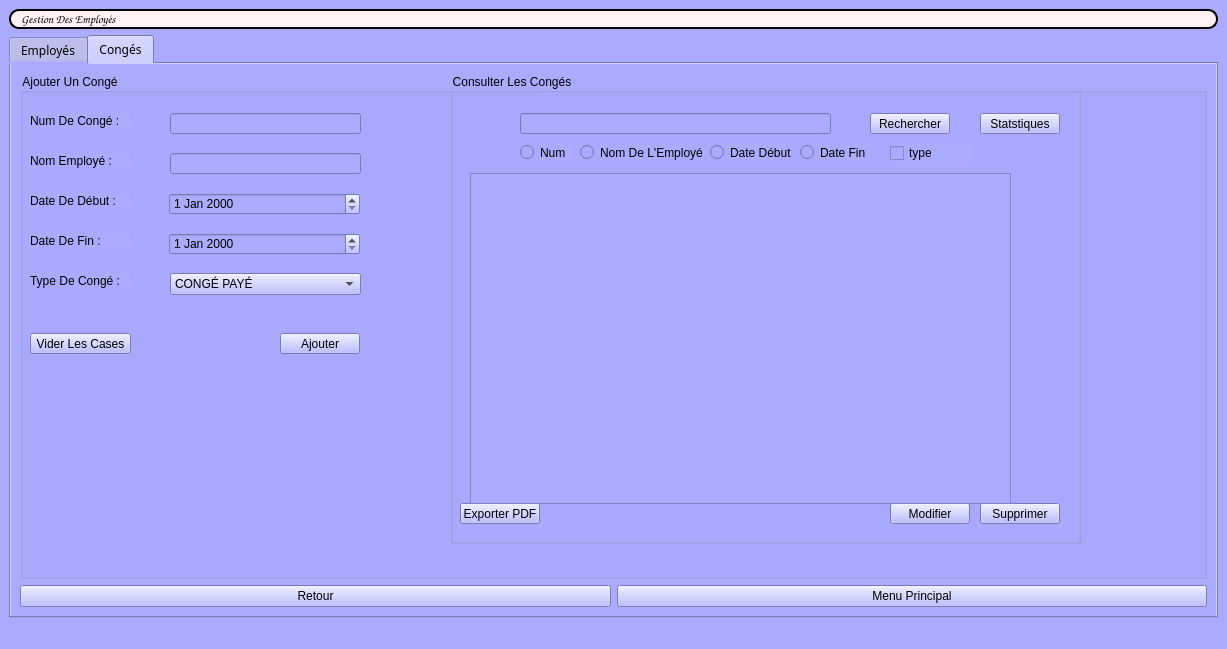
<?xml version="1.0" encoding="UTF-8"?>
<ui version="4.0">
 <class>GestionRH</class>
 <widget class="QMainWindow" name="GestionRH">
  <property name="geometry">
   <rect>
    <x>0</x>
    <y>0</y>
    <width>1227</width>
    <height>649</height>
   </rect>
  </property>
  <property name="windowTitle">
   <string>MainWindow</string>
  </property>
  <property name="styleSheet">
   <string notr="true">background-color: rgb(0, 0, 0);
background-color: rgb(170, 170, 255);</string>
  </property>
  <widget class="QWidget" name="centralwidget">
   <layout class="QGridLayout" name="gridLayout">
    <item row="1" column="0">
     <widget class="QLabel" name="label">
      <property name="font">
       <font>
        <family>Comic Sans MS</family>
        <weight>75</weight>
        <italic>false</italic>
        <bold>true</bold>
       </font>
      </property>
      <property name="styleSheet">
       <string notr="true">border: 2px solid black;
border-radius: 10px;
padding: 0 8px;
background: #FFF0F5;
font: bold, &quot;Comic Sans MS&quot;;;
text-align:center;</string>
      </property>
      <property name="text">
       <string>Gestion Des Employés</string>
      </property>
     </widget>
    </item>
    <item row="2" column="0">
     <widget class="QTabWidget" name="tabWidget">
      <property name="font">
       <font>
        <family>Poppins Medium</family>
       </font>
      </property>
      <property name="autoFillBackground">
       <bool>false</bool>
      </property>
      <property name="styleSheet">
       <string notr="true"/>
      </property>
      <property name="currentIndex">
       <number>1</number>
      </property>
      <widget class="QWidget" name="tab_employe">
       <attribute name="title">
        <string>Employés</string>
       </attribute>
       <layout class="QGridLayout" name="gridLayout_3" columnstretch="1,0">
        <item row="1" column="1">
         <widget class="QPushButton" name="pushButtonMenu">
          <property name="text">
           <string>Menu Principal</string>
          </property>
         </widget>
        </item>
        <item row="0" column="0" colspan="2">
         <widget class="QGroupBox" name="ajout_employe">
          <property name="title">
           <string>Ajouter Un Employé</string>
          </property>
          <widget class="QLabel" name="label_2">
           <property name="geometry">
            <rect>
             <x>10</x>
             <y>40</y>
             <width>101</width>
             <height>16</height>
            </rect>
           </property>
           <property name="font">
            <font>
             <family>Poppins Medium</family>
            </font>
           </property>
           <property name="text">
            <string>ID :</string>
           </property>
          </widget>
          <widget class="QLineEdit" name="lineEditID">
           <property name="geometry">
            <rect>
             <x>150</x>
             <y>40</y>
             <width>191</width>
             <height>21</height>
            </rect>
           </property>
          </widget>
          <widget class="QLineEdit" name="lineEditNom">
           <property name="geometry">
            <rect>
             <x>150</x>
             <y>80</y>
             <width>191</width>
             <height>21</height>
            </rect>
           </property>
          </widget>
          <widget class="QLabel" name="label_3">
           <property name="geometry">
            <rect>
             <x>10</x>
             <y>80</y>
             <width>91</width>
             <height>16</height>
            </rect>
           </property>
           <property name="text">
            <string>Nom &amp; Prénom :</string>
           </property>
          </widget>
          <widget class="QDateEdit" name="dateEditAdhesion">
           <property name="geometry">
            <rect>
             <x>150</x>
             <y>120</y>
             <width>191</width>
             <height>22</height>
            </rect>
           </property>
          </widget>
          <widget class="QLabel" name="label_4">
           <property name="geometry">
            <rect>
             <x>10</x>
             <y>120</y>
             <width>111</width>
             <height>16</height>
            </rect>
           </property>
           <property name="text">
            <string>Date D'Adhésion :</string>
           </property>
          </widget>
          <widget class="QLabel" name="label_5">
           <property name="geometry">
            <rect>
             <x>10</x>
             <y>160</y>
             <width>101</width>
             <height>16</height>
            </rect>
           </property>
           <property name="text">
            <string>Sexe :</string>
           </property>
          </widget>
          <widget class="QComboBox" name="comboBoxSexe">
           <property name="geometry">
            <rect>
             <x>150</x>
             <y>160</y>
             <width>191</width>
             <height>22</height>
            </rect>
           </property>
           <property name="currentText">
            <string>Homme</string>
           </property>
           <item>
            <property name="text">
             <string>Homme</string>
            </property>
           </item>
           <item>
            <property name="text">
             <string>Femme</string>
            </property>
           </item>
           <item>
            <property name="text">
             <string>Autre</string>
            </property>
           </item>
          </widget>
          <widget class="QLabel" name="label_7">
           <property name="geometry">
            <rect>
             <x>0</x>
             <y>210</y>
             <width>131</width>
             <height>16</height>
            </rect>
           </property>
           <property name="text">
            <string>Numero De Téléphone :</string>
           </property>
          </widget>
          <widget class="QLineEdit" name="lineEditNum">
           <property name="geometry">
            <rect>
             <x>150</x>
             <y>210</y>
             <width>191</width>
             <height>21</height>
            </rect>
           </property>
          </widget>
          <widget class="QLineEdit" name="lineEditMail">
           <property name="geometry">
            <rect>
             <x>150</x>
             <y>250</y>
             <width>191</width>
             <height>21</height>
            </rect>
           </property>
          </widget>
          <widget class="QLabel" name="label_8">
           <property name="geometry">
            <rect>
             <x>10</x>
             <y>250</y>
             <width>121</width>
             <height>16</height>
            </rect>
           </property>
           <property name="text">
            <string>Adresse E-Mail :</string>
           </property>
          </widget>
          <widget class="QLabel" name="label_9">
           <property name="geometry">
            <rect>
             <x>10</x>
             <y>300</y>
             <width>47</width>
             <height>13</height>
            </rect>
           </property>
           <property name="text">
            <string>Salaire :</string>
           </property>
          </widget>
          <widget class="QLineEdit" name="lineEditSalaire">
           <property name="geometry">
            <rect>
             <x>150</x>
             <y>290</y>
             <width>191</width>
             <height>21</height>
            </rect>
           </property>
          </widget>
          <widget class="QPushButton" name="pushButtonAjouterEmploye">
           <property name="geometry">
            <rect>
             <x>260</x>
             <y>360</y>
             <width>80</width>
             <height>21</height>
            </rect>
           </property>
           <property name="text">
            <string>Ajouter</string>
           </property>
          </widget>
          <widget class="QPushButton" name="pushButtonVider">
           <property name="geometry">
            <rect>
             <x>10</x>
             <y>360</y>
             <width>101</width>
             <height>21</height>
            </rect>
           </property>
           <property name="text">
            <string>Vider Les Cases</string>
           </property>
          </widget>
          <widget class="QGroupBox" name="consulter_employe">
           <property name="geometry">
            <rect>
             <x>410</x>
             <y>0</y>
             <width>671</width>
             <height>471</height>
            </rect>
           </property>
           <property name="title">
            <string>Consulter Les Employés</string>
           </property>
           <widget class="QLineEdit" name="lineEditChercher">
            <property name="geometry">
             <rect>
              <x>10</x>
              <y>40</y>
              <width>311</width>
              <height>21</height>
             </rect>
            </property>
           </widget>
           <widget class="QPushButton" name="pushButtonRechercher">
            <property name="geometry">
             <rect>
              <x>440</x>
              <y>40</y>
              <width>80</width>
              <height>21</height>
             </rect>
            </property>
            <property name="text">
             <string>Rechercher</string>
            </property>
           </widget>
           <widget class="QPushButton" name="pushButtonStats">
            <property name="geometry">
             <rect>
              <x>530</x>
              <y>40</y>
              <width>80</width>
              <height>21</height>
             </rect>
            </property>
            <property name="text">
             <string>Statstiques</string>
            </property>
           </widget>
           <widget class="QPushButton" name="pushButtonSupprimer">
            <property name="geometry">
             <rect>
              <x>500</x>
              <y>430</y>
              <width>80</width>
              <height>21</height>
             </rect>
            </property>
            <property name="text">
             <string>Supprimer</string>
            </property>
           </widget>
           <widget class="QPushButton" name="pushButtonModifier">
            <property name="geometry">
             <rect>
              <x>410</x>
              <y>430</y>
              <width>80</width>
              <height>21</height>
             </rect>
            </property>
            <property name="text">
             <string>Modifier</string>
            </property>
            <property name="checkable">
             <bool>true</bool>
            </property>
           </widget>
           <widget class="QPushButton" name="pushButtonPDF">
            <property name="geometry">
             <rect>
              <x>10</x>
              <y>430</y>
              <width>80</width>
              <height>21</height>
             </rect>
            </property>
            <property name="text">
             <string>Exporter PDF</string>
            </property>
           </widget>
           <widget class="QTableView" name="tableViewEmploye">
            <property name="geometry">
             <rect>
              <x>10</x>
              <y>100</y>
              <width>571</width>
              <height>321</height>
             </rect>
            </property>
           </widget>
           <widget class="QComboBox" name="comboBoxCritaire">
            <property name="geometry">
             <rect>
              <x>330</x>
              <y>40</y>
              <width>101</width>
              <height>22</height>
             </rect>
            </property>
            <item>
             <property name="text">
              <string/>
             </property>
            </item>
            <item>
             <property name="text">
              <string>nom</string>
             </property>
            </item>
            <item>
             <property name="text">
              <string>sexe</string>
             </property>
            </item>
            <item>
             <property name="text">
              <string>id</string>
             </property>
            </item>
            <item>
             <property name="text">
              <string>combinaison</string>
             </property>
            </item>
           </widget>
           <widget class="QRadioButton" name="radioButtonHomme">
            <property name="geometry">
             <rect>
              <x>20</x>
              <y>70</y>
              <width>71</width>
              <height>19</height>
             </rect>
            </property>
            <property name="text">
             <string>Homme</string>
            </property>
           </widget>
           <widget class="QRadioButton" name="radioButtonFemme">
            <property name="geometry">
             <rect>
              <x>110</x>
              <y>70</y>
              <width>61</width>
              <height>19</height>
             </rect>
            </property>
            <property name="text">
             <string>Femme</string>
            </property>
           </widget>
           <widget class="QDateEdit" name="date_recherche">
            <property name="geometry">
             <rect>
              <x>260</x>
              <y>70</y>
              <width>121</width>
              <height>22</height>
             </rect>
            </property>
           </widget>
           <widget class="QCheckBox" name="checkBoxDate">
            <property name="geometry">
             <rect>
              <x>210</x>
              <y>70</y>
              <width>51</width>
              <height>19</height>
             </rect>
            </property>
            <property name="text">
             <string>Date</string>
            </property>
           </widget>
           <widget class="QPushButton" name="pushButtonTrier">
            <property name="geometry">
             <rect>
              <x>180</x>
              <y>420</y>
              <width>93</width>
              <height>28</height>
             </rect>
            </property>
            <property name="text">
             <string>trier</string>
            </property>
           </widget>
           <widget class="QCheckBox" name="checkBoxSexe">
            <property name="geometry">
             <rect>
              <x>510</x>
              <y>70</y>
              <width>83</width>
              <height>20</height>
             </rect>
            </property>
            <property name="text">
             <string>sex</string>
            </property>
           </widget>
           <widget class="QCheckBox" name="checkBoxNom">
            <property name="geometry">
             <rect>
              <x>410</x>
              <y>70</y>
              <width>83</width>
              <height>20</height>
             </rect>
            </property>
            <property name="text">
             <string>nom</string>
            </property>
           </widget>
           <widget class="QComboBox" name="comboBoxOrdre">
            <property name="geometry">
             <rect>
              <x>310</x>
              <y>10</y>
              <width>73</width>
              <height>22</height>
             </rect>
            </property>
           </widget>
          </widget>
          <widget class="QLabel" name="label_6">
           <property name="geometry">
            <rect>
             <x>10</x>
             <y>330</y>
             <width>101</width>
             <height>16</height>
            </rect>
           </property>
           <property name="text">
            <string>departement</string>
           </property>
          </widget>
          <widget class="QLineEdit" name="lineEditDepart">
           <property name="geometry">
            <rect>
             <x>150</x>
             <y>330</y>
             <width>191</width>
             <height>22</height>
            </rect>
           </property>
          </widget>
          <widget class="QPushButton" name="clock">
           <property name="geometry">
            <rect>
             <x>1080</x>
             <y>130</y>
             <width>80</width>
             <height>31</height>
            </rect>
           </property>
           <property name="styleSheet">
            <string notr="true">QPushButton

{
	
	background-color: rgb(170, 255, 255);
color: rgb(143, 109, 21);
    background-color: QLinearGradient( x1: 0, y1: 0, x2: 0, y2: 1, stop: 0 #565656, stop: 0.1 #525252, stop: 0.5 #4e4e4e, stop: 0.9 #4a4a4a, stop: 1 #464646);
    border-width: 1px;
    border-color: #1e1e1e;
    border-style: solid;
    border-radius: 6;
    padding: 3px;
    font-size: 12px;
    padding-left: 5px;
    padding-right: 5px;
}

QPushButton:pressed
{
    background-color: QLinearGradient( x1: 0, y1: 0, x2: 0, y2: 1, stop: 0 #2d2d2d, stop: 0.1 #2b2b2b, stop: 0.5 #292929, stop: 0.9 #282828, stop: 1 #252525);
}
QPushButton:hover
{
    border: 2px solid QLinearGradient( x1: 0, y1: 0, x2: 0, y2: 1, stop: 0 #ffa02f, stop: 1 #d7801a);
}</string>
           </property>
           <property name="text">
            <string>clock</string>
           </property>
          </widget>
          <widget class="QFrame" name="frame">
           <property name="geometry">
            <rect>
             <x>1050</x>
             <y>10</y>
             <width>121</width>
             <height>111</height>
            </rect>
           </property>
           <property name="styleSheet">
            <string notr="true">*{


background-color: transparent;
border-image: url(C:/Users/Seif/Desktop/Logo.png);

}

*:hover
{

background-color: transparent;


}</string>
           </property>
           <property name="frameShape">
            <enum>QFrame::StyledPanel</enum>
           </property>
           <property name="frameShadow">
            <enum>QFrame::Raised</enum>
           </property>
          </widget>
          <widget class="QPushButton" name="clock_2">
           <property name="geometry">
            <rect>
             <x>1080</x>
             <y>170</y>
             <width>80</width>
             <height>31</height>
            </rect>
           </property>
           <property name="styleSheet">
            <string notr="true">QPushButton

{
	
	background-color: rgb(170, 255, 255);
color: rgb(143, 109, 21);
    background-color: QLinearGradient( x1: 0, y1: 0, x2: 0, y2: 1, stop: 0 #565656, stop: 0.1 #525252, stop: 0.5 #4e4e4e, stop: 0.9 #4a4a4a, stop: 1 #464646);
    border-width: 1px;
    border-color: #1e1e1e;
    border-style: solid;
    border-radius: 6;
    padding: 3px;
    font-size: 12px;
    padding-left: 5px;
    padding-right: 5px;
}

QPushButton:pressed
{
    background-color: QLinearGradient( x1: 0, y1: 0, x2: 0, y2: 1, stop: 0 #2d2d2d, stop: 0.1 #2b2b2b, stop: 0.5 #292929, stop: 0.9 #282828, stop: 1 #252525);
}
QPushButton:hover
{
    border: 2px solid QLinearGradient( x1: 0, y1: 0, x2: 0, y2: 1, stop: 0 #ffa02f, stop: 1 #d7801a);
}</string>
           </property>
           <property name="text">
            <string>MediaPlayer</string>
           </property>
          </widget>
         </widget>
        </item>
        <item row="1" column="0">
         <widget class="QPushButton" name="pushButtonRetour">
          <property name="text">
           <string>Retour</string>
          </property>
         </widget>
        </item>
       </layout>
      </widget>
      <widget class="QWidget" name="tab_conges">
       <attribute name="title">
        <string>Congés</string>
       </attribute>
       <layout class="QGridLayout" name="gridLayout_2">
        <item row="1" column="1">
         <widget class="QPushButton" name="pushButtonMenuPrincipal">
          <property name="text">
           <string>Menu Principal</string>
          </property>
         </widget>
        </item>
        <item row="1" column="0">
         <widget class="QPushButton" name="pushButtonReturn">
          <property name="text">
           <string>Retour</string>
          </property>
         </widget>
        </item>
        <item row="0" column="0" colspan="2">
         <widget class="QGroupBox" name="ajout_conge">
          <property name="title">
           <string>Ajouter Un Congé</string>
          </property>
          <widget class="QLabel" name="label_10">
           <property name="geometry">
            <rect>
             <x>10</x>
             <y>40</y>
             <width>101</width>
             <height>16</height>
            </rect>
           </property>
           <property name="text">
            <string>Num De Congé :</string>
           </property>
          </widget>
          <widget class="QLineEdit" name="lineEditNumConge">
           <property name="geometry">
            <rect>
             <x>150</x>
             <y>40</y>
             <width>191</width>
             <height>21</height>
            </rect>
           </property>
          </widget>
          <widget class="QLabel" name="label_11">
           <property name="geometry">
            <rect>
             <x>10</x>
             <y>80</y>
             <width>101</width>
             <height>16</height>
            </rect>
           </property>
           <property name="text">
            <string>Nom Employé :</string>
           </property>
          </widget>
          <widget class="QDateEdit" name="dateEditDebut">
           <property name="geometry">
            <rect>
             <x>149</x>
             <y>120</y>
             <width>191</width>
             <height>22</height>
            </rect>
           </property>
          </widget>
          <widget class="QDateEdit" name="dateEditFin">
           <property name="geometry">
            <rect>
             <x>149</x>
             <y>160</y>
             <width>191</width>
             <height>22</height>
            </rect>
           </property>
          </widget>
          <widget class="QLabel" name="label_12">
           <property name="geometry">
            <rect>
             <x>10</x>
             <y>120</y>
             <width>101</width>
             <height>16</height>
            </rect>
           </property>
           <property name="text">
            <string>Date De Début :</string>
           </property>
          </widget>
          <widget class="QLabel" name="label_13">
           <property name="geometry">
            <rect>
             <x>10</x>
             <y>160</y>
             <width>101</width>
             <height>16</height>
            </rect>
           </property>
           <property name="text">
            <string>Date De Fin :</string>
           </property>
          </widget>
          <widget class="QLabel" name="label_14">
           <property name="geometry">
            <rect>
             <x>10</x>
             <y>200</y>
             <width>101</width>
             <height>16</height>
            </rect>
           </property>
           <property name="text">
            <string>Type De Congé :</string>
           </property>
          </widget>
          <widget class="QLineEdit" name="lineEditType">
           <property name="geometry">
            <rect>
             <x>150</x>
             <y>80</y>
             <width>191</width>
             <height>21</height>
            </rect>
           </property>
          </widget>
          <widget class="QComboBox" name="comboBoxType">
           <property name="geometry">
            <rect>
             <x>150</x>
             <y>200</y>
             <width>191</width>
             <height>22</height>
            </rect>
           </property>
           <item>
            <property name="text">
             <string>CONGÉ PAYÉ</string>
            </property>
           </item>
           <item>
            <property name="text">
             <string> CONGÉ ANNUEL</string>
            </property>
           </item>
           <item>
            <property name="text">
             <string>CONGÉ MALADIE</string>
            </property>
           </item>
           <item>
            <property name="text">
             <string>CONGÉ MATERNITÉ</string>
            </property>
           </item>
          </widget>
          <widget class="QPushButton" name="ajouter">
           <property name="geometry">
            <rect>
             <x>260</x>
             <y>260</y>
             <width>80</width>
             <height>21</height>
            </rect>
           </property>
           <property name="text">
            <string>Ajouter</string>
           </property>
          </widget>
          <widget class="QPushButton" name="viderCases">
           <property name="geometry">
            <rect>
             <x>10</x>
             <y>260</y>
             <width>101</width>
             <height>21</height>
            </rect>
           </property>
           <property name="text">
            <string>Vider Les Cases</string>
           </property>
          </widget>
          <widget class="QGroupBox" name="consulter_conge">
           <property name="geometry">
            <rect>
             <x>430</x>
             <y>0</y>
             <width>631</width>
             <height>471</height>
            </rect>
           </property>
           <property name="title">
            <string>Consulter Les Congés</string>
           </property>
           <widget class="QPushButton" name="pushButtonSuppr">
            <property name="geometry">
             <rect>
              <x>530</x>
              <y>430</y>
              <width>80</width>
              <height>21</height>
             </rect>
            </property>
            <property name="text">
             <string>Supprimer</string>
            </property>
           </widget>
           <widget class="QPushButton" name="pushButtonEdit">
            <property name="geometry">
             <rect>
              <x>440</x>
              <y>430</y>
              <width>80</width>
              <height>21</height>
             </rect>
            </property>
            <property name="text">
             <string>Modifier</string>
            </property>
            <property name="checkable">
             <bool>true</bool>
            </property>
           </widget>
           <widget class="QPushButton" name="pushButtonPDF_2">
            <property name="geometry">
             <rect>
              <x>10</x>
              <y>430</y>
              <width>80</width>
              <height>21</height>
             </rect>
            </property>
            <property name="text">
             <string>Exporter PDF</string>
            </property>
           </widget>
           <widget class="QLineEdit" name="lineEdit_recherche_table">
            <property name="geometry">
             <rect>
              <x>70</x>
              <y>40</y>
              <width>311</width>
              <height>21</height>
             </rect>
            </property>
           </widget>
           <widget class="QPushButton" name="pushButtonStatistiques">
            <property name="geometry">
             <rect>
              <x>530</x>
              <y>40</y>
              <width>80</width>
              <height>21</height>
             </rect>
            </property>
            <property name="text">
             <string>Statstiques</string>
            </property>
           </widget>
           <widget class="QPushButton" name="pushButtonRechercherConge">
            <property name="geometry">
             <rect>
              <x>420</x>
              <y>40</y>
              <width>80</width>
              <height>21</height>
             </rect>
            </property>
            <property name="text">
             <string>Rechercher</string>
            </property>
           </widget>
           <widget class="QRadioButton" name="checkBoxNumConge">
            <property name="geometry">
             <rect>
              <x>70</x>
              <y>70</y>
              <width>51</width>
              <height>19</height>
             </rect>
            </property>
            <property name="text">
             <string>Num</string>
            </property>
           </widget>
           <widget class="QRadioButton" name="checkBoxNomEmploye">
            <property name="geometry">
             <rect>
              <x>130</x>
              <y>70</y>
              <width>131</width>
              <height>19</height>
             </rect>
            </property>
            <property name="text">
             <string>Nom De L'Employé</string>
            </property>
           </widget>
           <widget class="QRadioButton" name="radioButtonDebut">
            <property name="geometry">
             <rect>
              <x>260</x>
              <y>70</y>
              <width>84</width>
              <height>19</height>
             </rect>
            </property>
            <property name="text">
             <string>Date Début</string>
            </property>
           </widget>
           <widget class="QRadioButton" name="radioButtonFin">
            <property name="geometry">
             <rect>
              <x>350</x>
              <y>70</y>
              <width>71</width>
              <height>19</height>
             </rect>
            </property>
            <property name="text">
             <string>Date Fin</string>
            </property>
           </widget>
           <widget class="QTableView" name="tableViewConge">
            <property name="geometry">
             <rect>
              <x>20</x>
              <y>100</y>
              <width>541</width>
              <height>331</height>
             </rect>
            </property>
           </widget>
           <widget class="QCheckBox" name="checkBoxTypeConge">
            <property name="geometry">
             <rect>
              <x>440</x>
              <y>70</y>
              <width>83</width>
              <height>20</height>
             </rect>
            </property>
            <property name="text">
             <string>type</string>
            </property>
           </widget>
           <zorder>pushButtonPDF_2</zorder>
           <zorder>pushButtonSuppr</zorder>
           <zorder>pushButtonEdit</zorder>
           <zorder>lineEdit_recherche_table</zorder>
           <zorder>pushButtonStatistiques</zorder>
           <zorder>pushButtonRechercherConge</zorder>
           <zorder>checkBoxNumConge</zorder>
           <zorder>checkBoxNomEmploye</zorder>
           <zorder>radioButtonDebut</zorder>
           <zorder>radioButtonFin</zorder>
           <zorder>tableViewConge</zorder>
           <zorder>checkBoxTypeConge</zorder>
          </widget>
          <widget class="QFrame" name="frame_2">
           <property name="geometry">
            <rect>
             <x>1050</x>
             <y>10</y>
             <width>121</width>
             <height>111</height>
            </rect>
           </property>
           <property name="styleSheet">
            <string notr="true">*{


background-color: transparent;
border-image: url(C:/Users/Seif/Desktop/Logo.png);

}

*:hover
{

background-color: transparent;


}</string>
           </property>
           <property name="frameShape">
            <enum>QFrame::StyledPanel</enum>
           </property>
           <property name="frameShadow">
            <enum>QFrame::Raised</enum>
           </property>
          </widget>
         </widget>
        </item>
       </layout>
      </widget>
     </widget>
    </item>
   </layout>
  </widget>
  <widget class="QMenuBar" name="menubar">
   <property name="geometry">
    <rect>
     <x>0</x>
     <y>0</y>
     <width>1227</width>
     <height>26</height>
    </rect>
   </property>
  </widget>
  <widget class="QStatusBar" name="statusbar"/>
 </widget>
 <resources/>
 <connections/>
</ui>
